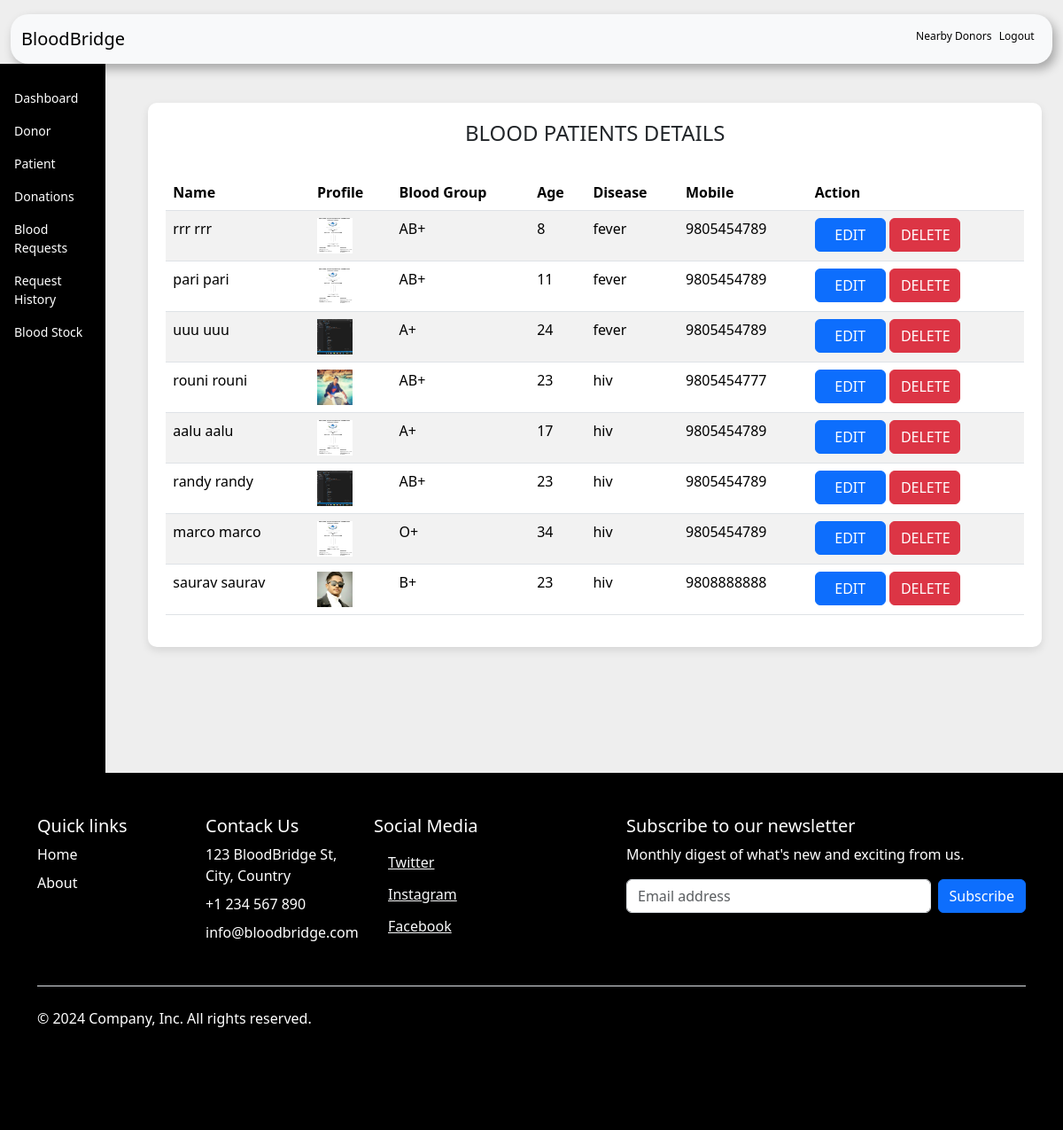
The app's page /admin-patient (signed in), older data.
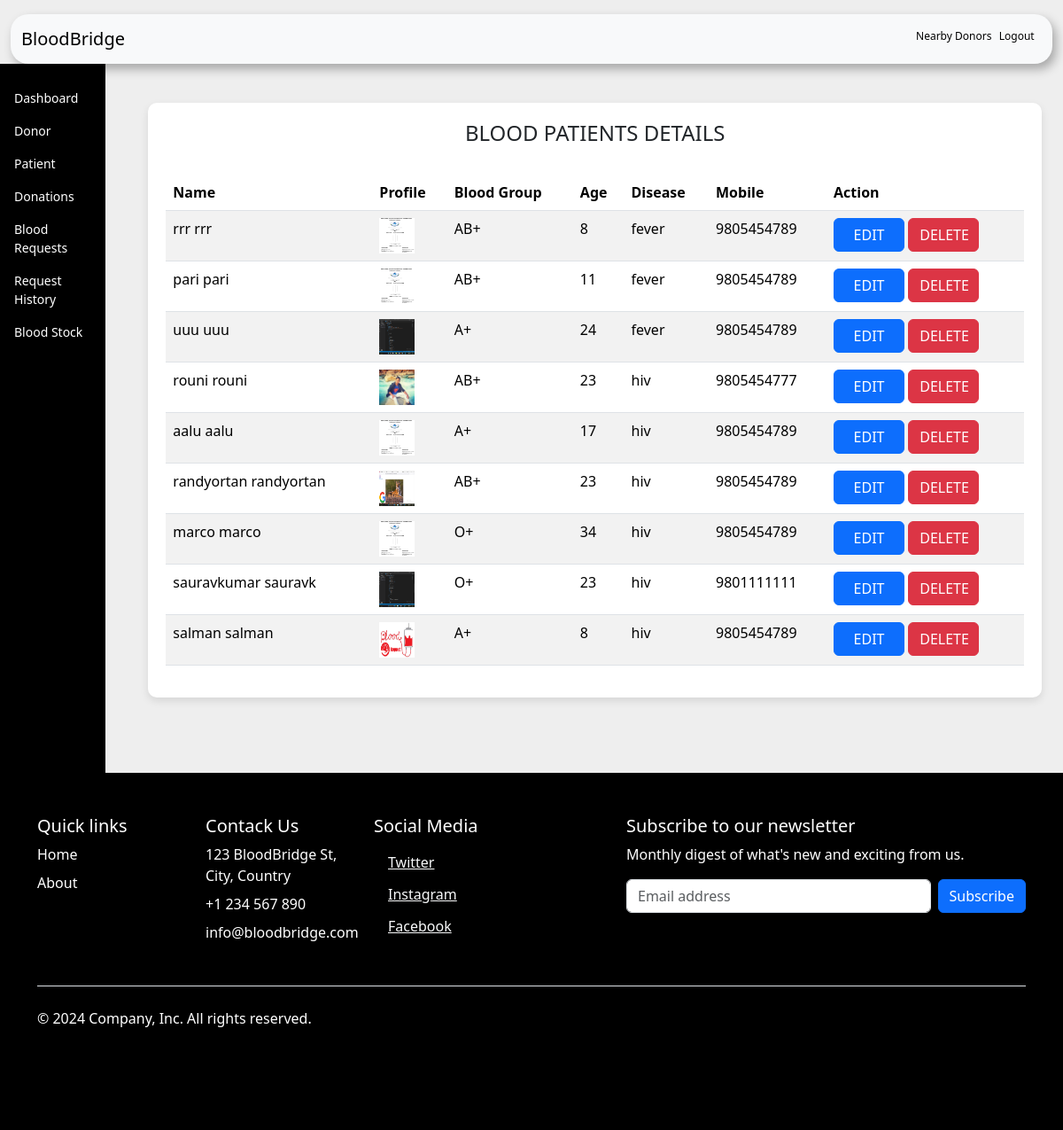
The same page, newer data.
### patient/models.py (models this page shows, shortened)
class Patient(models.Model):
    user=models.OneToOneField(User,on_delete=models.CASCADE)
    profile_pic= models.ImageField(upload_to='profile_pic/Patient/',null=True,blank=True)
    age=models.PositiveIntegerField()
    bloodgroup=models.CharField(max_length=10)
    disease=models.CharField(max_length=100)
    doctorname=models.CharField(max_length=50)
    address = models.CharField(max_length=40)
    latitude = models.FloatField(null=True, blank=True)
    longitude = models.FloatField(null=True, blank=True)
    mobile = models.CharField(max_length=20,null=False)
    @property
    def get_name(self):
        return self.user.first_name+" "+self.user.last_name

### blood/views.py (the view)
# urls.py: path('admin-patient', views.admin_patient_view,name='admin-patient'),
@login_required(login_url='adminlogin')
def admin_patient_view(request):
    patients=pmodels.Patient.objects.all()
    return render(request,'blood/admin_patient.html',{'patients':patients})

### templates/blood/admin_patient.html (shortened to what this page needs)
{% block content %}
{% load widget_tweaks %}
{%load static%}
<!DOCTYPE html>
<html lang="en">
<head>
    <link rel="stylesheet" href="home.css">
    <link href="https://cdn.jsdelivr.net/npm/bootstrap@5.3.3/dist/css/bootstrap.min.css" rel="stylesheet">
</head>
<body style="background-color: rgb(238, 238, 238);">
    <div class="container-fluid mt-3">
        <nav class="navbar navbar-expand-lg navbar-light bg-light custom-navbar">
            <div class="container-fluid">
                <a class="navbar-brand" href="/">BloodBridge</a>
                <div class="d-flex ms-auto">
                  <a href="/donor/nearby-donors" class="logout-text">Nearby Donors</a> &nbsp;&nbsp;
                    <a href="/logout" class="logout-text">Logout</a>&nbsp;&nbsp;
                </div>
            </div>
        </nav>
    </div>
    <div class="d-flex">
        <div class="vertical-navbar">
            <a href="/">Dashboard</a>
            <a href="/admin-donor" >Donor</a>
            <a href="/admin-patient" >Patient</a>
            <a href="/admin-donation" >Donations</a>
            <a href="/admin-request" >Blood Requests</a>
            <a href="/admin-request-history" >Request History</a>
            <a href="/admin-blood" >Blood Stock</a>
        </div>
        <div class="container-fluid ms-4 p-4">
            <div class="table-container">
                <H4 class="text-center">BLOOD PATIENTS DETAILS</H4><br>
                <table class="table table-striped">
                    <thead class="bg-info">
                        <tr>
                            <th scope="col">Name</th>
                            <th scope="col">Profile</th>
                            <th scope="col">Blood Group</th>
                            <th scope="col">Age</th>
                            <th scope="col">Disease</th>
                            <th scope="col">Mobile</th>
                            <th class="text-right">Action</th>
                        </tr>
                    </thead>
                    <tbody>
                        {% for t in patients %}
                        <tr>
                            <td> {{t.get_name}}</td>
                            <td> <img src="{% static t.profile_pic.url %}" alt="Profile Pic" height="40px" width="40px" /></td>
                            <td>{{t.bloodgroup}}</td>
                            <td>{{t.age}}</td>
                            <td>{{t.disease}}</td>
                            <td>{{t.mobile}}</td>
                            <td class="text-right">
                                <button class="btn btn-primary badge-pill" style="width: 80px;"><a  style="text-decoration: none;color: white;" href="{% url 'update-patient' t.id  %}">EDIT</a> </button>
                                <button class="btn btn-danger badge-pill" style="width: 80px;"><a  style="text-decoration: none;color: white;" href="{% url 'delete-patient' t.id  %}">DELETE</a> </button>
                            </td>
                        </tr>
                        {% endfor %}
                    </tbody>
                </table>
            </div>
        </div>
    </div>
</body>
<footer class="py-5 text-white" style="background-color: rgb(0, 0, 0); color: white;">
    <div class="container">
       <div class="row">
           <div class="col-6 col-md-2 mb-3">
             <h5 class="text-white">Quick links</h5>
             <ul class="nav flex-column">
               <li class="nav-item mb-2"><a href="#" class="nav-link p-0 text-white">Home</a></li>
               <li class="nav-item mb-2"><a href="#" class="nav-link p-0 text-white">About</a></li>
             </ul>
           </div>
           <div class="col-6 col-md-2 mb-3">
             <h5 class="text-white">Contack Us</h5>
             <ul class="nav flex-column">
               <li class="nav-item mb-2"><a href="#" class="nav-link p-0 text-white">123 BloodBridge St, City, Country</a></li>
               <li class="nav-item mb-2"><a href="#" class="nav-link p-0 text-white">+1 234 567 890</a></li>
               <li class="nav-item mb-2"><a href="#" class="nav-link p-0 text-white">info@bloodbridge.com</a></li>
             </ul>
           </div>
           <div class="col-6 col-md-2 mb-3">
             <h5 class="text-white">Social Media</h5>
             <ul class="nav flex-column">
               <li class="ms-3">
                   <a class="link-light" href="#">
                        Twitter
                   </a>
               </li>
               <li class="ms-3">
                   <a class="link-light" href="#">
                        Instagram
                   </a>
               </li>
               <li class="ms-3">
                   <a class="link-light" href="#">
                        Facebook
                   </a>
               </li>
           </ul>
           </div>
           <div class="col-md-5 offset-md-1 mb-3">
             <form>
               <h5 class="text-white">Subscribe to our newsletter</h5>
               <p class="text-white">Monthly digest of what's new and exciting from us.</p>
               <div class="d-flex flex-column flex-sm-row w-100 gap-2">
                 <input id="newsletter1" type="text" class="form-control" placeholder="Email address">
                 <button class="btn btn-primary" type="button">Subscribe</button>
               </div>
             </form>
           </div>
         </div>
         <div class="d-flex flex-column flex-sm-row justify-content-between py-4 my-4 border-top">
           <p class="text-white">© 2024 Company, Inc. All rights reserved.</p>
           <ul class="list-unstyled d-flex">
             <li class="ms-3"><a class="link-light" href="#"><svg class="bi" width="24" height="24"><use xlink:href="#twitter"></use></svg></a></li>
             <li class="ms-3"><a class="link-light" href="#"><svg class="bi" width="24" height="24"><use xlink:href="#instagram"></use></svg></a></li>
             <li class="ms-3"><a class="link-light" href="#"><svg class="bi" width="24" height="24"><use xlink:href="#facebook"></use></svg></a></li>
           </ul>
         </div>
    </div>
   </footer>
</html>
{% endblock content %}

### templates/blood/admin_patient.html (style rules this page uses)
.custom-navbar { border-radius: 20px; box-shadow: 4px 6px 12px rgba(0, 0, 0, 0.3); }
.logout-text { text-decoration: none; color: black; font-size: 12px; }
.vertical-navbar { height: 100vh; background-color:black; padding-top: 20px; }
.vertical-navbar a { text-decoration: none; color: white; background: black; font-size: 14px; padding: 8px 16px; display: block; }
.table-container { margin-top: 20px; background-color: white; border-radius: 10px; padding: 20px; box-shadow: 0 4px 10px rgba(0, 0, 0, 0.1); }
.table thead { background-color: #f8f9fa; }

Row changes from the older to the newer data that the page shows:
changed Patient: get_name "randy randy" → "randyortan randyortan"; profile_pic: a different picture
changed Patient: get_name "saurav saurav" → "sauravkumar sauravk"; profile_pic: a different picture; bloodgroup "B+" → "O+"; mobile "9808888888" → "9801111111"
added Patient: get_name "salman salman", profile_pic (picture), bloodgroup "A+", age "8", disease "hiv", mobile "9805454789"
